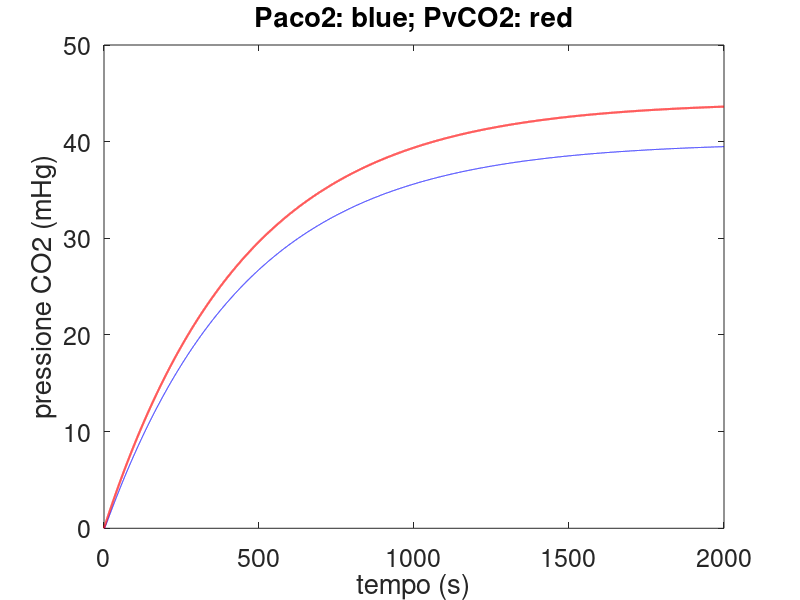
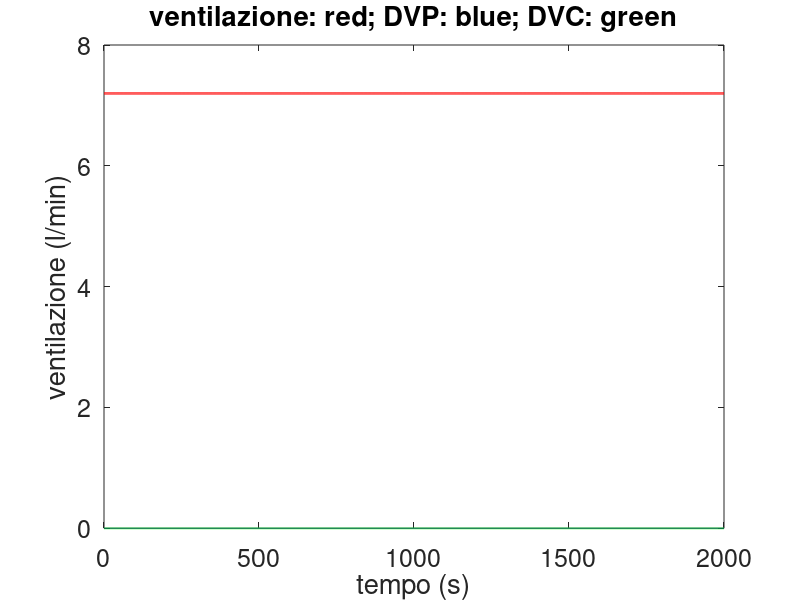

MATLAB code to generate these figures, in order:
    clear all
close all
clc
Vlung = 2.5;
VD = 0.03;
Kco2 = 0.012;
Vtiss = 40;
alphaco2 = 0.001;
V0 = 0.12;
Fattore_guadagno = 0;
Gp = 0.02*Fattore_guadagno;
Gc = 0.04*Fattore_guadagno;
taup = 20;
tauc = 120;

thetap = 40;
thetac = 40;
tmax = 2000;
dt = 0.1;
t = [0:dt:tmax];
L = length(t);

failure = 1; %0.35;   % normale =1, riducendo failure si simula l'insufficienza cardiaca
Q = 0.083*failure;   % valore normale 0.083;
Tp = 6.1/failure;   % valore normale 6.1;
Tc = 7.1/failure;  % valore normale 7.1

Metabolismo = 1;    %normale =1, aumentando metabolismo si simula un aumento del metabolismo
Mco2 = 0.25/60*Metabolismo;
PIco2 = 0;

Paco2 = zeros(1,L);
Pvco2 = zeros(1,L);
DVp = zeros(1,L);
DVc = zeros(1,L);
V = zeros(1,L);
inizio = 0; %max([round(Tp/dt) round(Tc/dt)]);

Paco2(1:inizio+1) = 0; %40;
Pvco2(1:inizio+1) = 0; %44.1817;
V(1:inizio+1) = V0;



for j = inizio+1:L-1,

    DPaco2 = ( (V(j) - VD)*( PIco2-Paco2(j) )+863*Q*Kco2*(Pvco2(j) - Paco2(j)) )/Vlung;
    DPvco2 = (Q*Kco2*( Paco2(j) - Pvco2(j) ) + Mco2) / Vtiss/alphaco2;
%     DDVp = (-DVp(j) + Gp*( Paco2(j-round(Tp/dt)) - thetap))/taup;
%     DDVc = (-DVc(j) + Gc*( Paco2(j-round(Tc/dt)) - thetac))/tauc;
    
    Paco2(j+1) = Paco2(j) + dt*DPaco2;
    Pvco2(j+1) = Pvco2(j) + dt*DPvco2;
%     DVp(j+1) = DVp(j) + dt*DDVp;
%     DVc(j+1) = DVc(j) + dt*DDVc;   
    V(j+1) = V0 + DVp(j) + DVc(j);
    if V(j+1) < 0  V(j+1) = 0; end
end
V(L) = V0 + DVp(L) + DVc(L);

plot(t,Paco2,'b',t,Pvco2,'r','linewidth',1.5)
title('Paco2: blue; PvCO2: red','fontsize',18)
xlabel('tempo (s)','fontsize',18)
ylabel('pressione CO2 (mHg)','fontsize',18)
set(gca,'fontsize',18)
figure
plot(t,V*60,'r','linewidth',2)
hold on
plot(t,DVp*60,'--b',t,DVc*60,'--g','linewidth',1.5)
title('ventilazione: red; DVP: blue; DVC: green','fontsize',18)
xlabel('tempo (s)','fontsize',18)
ylabel('ventilazione (l/min)','fontsize',18)
set(gca,'fontsize',18)


    
    
